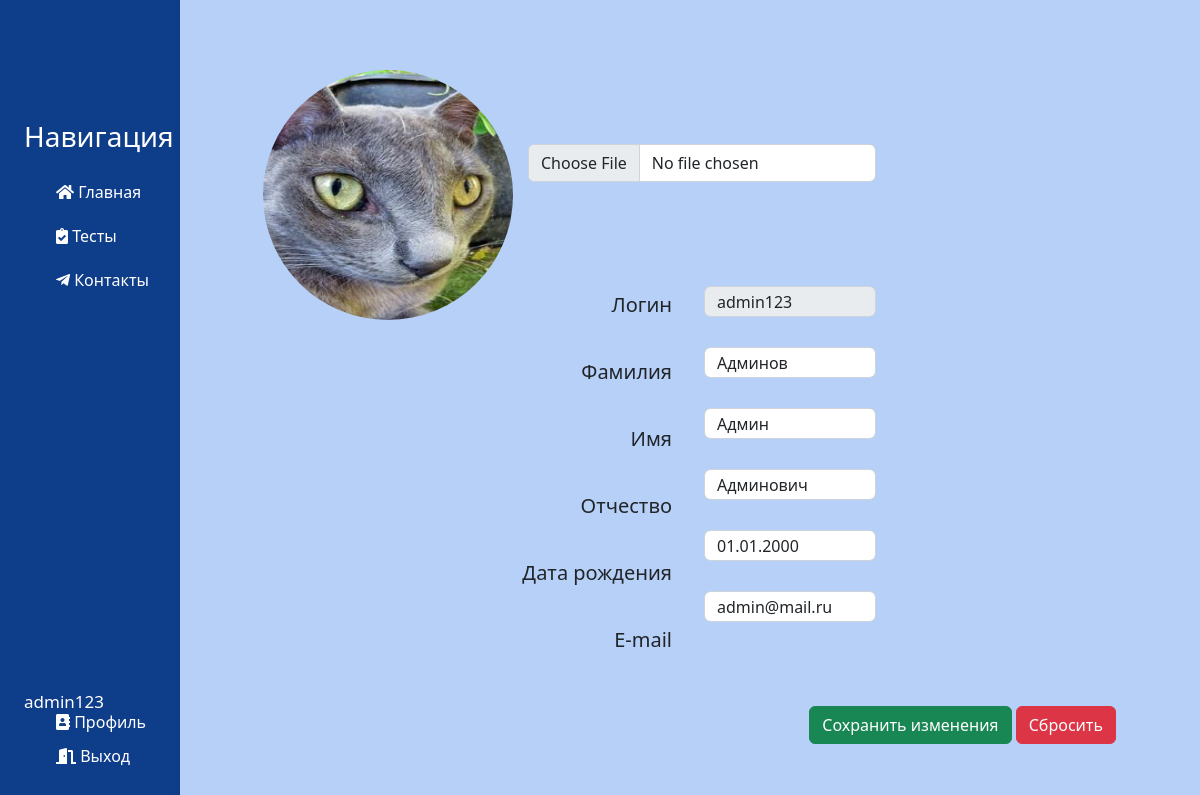
/account/profile-changed (signed in), run on the app's committed database.
### users/models.py (models this page shows)
class CustomUser(AbstractUser):
    surname = models.CharField('Отчество', max_length=25, default='')
    birthday_date = models.DateField('День рождения', null=True)
    creator = models.BooleanField('Составитель тестов', default=False)
    teacher = models.BooleanField('Преподаватель', default=False)

### account/models.py (models this page shows, shortened)
class Account(models.Model):
    user = models.OneToOneField(CustomUser, on_delete=models.CASCADE)
    avatar = models.ImageField(
        default='avatar.jpg',
        upload_to='account_images'
    )
    class Meta:
        verbose_name = 'Профиль'
        verbose_name_plural = 'Профили'

### account/views.py (the view)
# urls.py: path('profile', Account, name='profile'),
@login_required
def profile(request):
    if request.method == 'POST':
        user_form = UpdateUserForm(request.POST, instance=request.user)
        profile_form = UpdateAccountForm(request.POST, request.FILES, instance=request.user.account)
        if user_form.is_valid() and profile_form.is_valid():
            user_form.save()
            profile_form.save()
            messages.success(request, 'Изменения в профиле были сохранены.')
            return redirect('profile')
        if not(user_form.is_valid() and profile_form.is_valid()):
            messages.error(request, 'Введенные данные некорректны!')
    else:
        user_form = UpdateUserForm(instance=request.user)
        profile_form = UpdateAccountForm(instance=request.user.account)
    return render(request, 'account/profile-changed.html', {'user_form': user_form, 'profile_form': profile_form})

### account/forms.py
class UpdateUserForm(forms.ModelForm):
    first_name = forms.CharField(max_length=50, required=True, widget=forms.TextInput(attrs={'class': 'form-control'}))
    last_name = forms.CharField(max_length=50, required=True, widget=forms.TextInput(attrs={'class': 'form-control'}))
    surname = forms.CharField(max_length=50, required=True, widget=forms.TextInput(attrs={'class': 'form-control'}))
    email = forms.EmailField(required=True, widget=forms.TextInput(attrs={'class': 'form-control'}))
    birthday_date = forms.DateField(label='Дата рождения', required=True, widget=forms.DateInput(attrs={'class': 'form-control'}))
    class Meta:
        model = CustomUser
        fields = ['first_name', 'last_name', 'surname', 'email', 'birthday_date']

class UpdateAccountForm(forms.ModelForm):
    avatar = forms.ImageField(widget=forms.FileInput(attrs={'class': 'form-control', 'id': 'inputGroupFile02'}))
    class Meta:
        model = Account
        fields = ['avatar']

### account/templates/account/profile-changed.html (shortened to what this page needs)
{% extends 'main/layout.html' %}
{% block content %}
    {% if user.is_authenticated %}
        <form method="post" enctype="multipart/form-data">
            <div class="features">
                {{ profile_form.avatar }}
                <img class="rounded-circle article-img" src="{{ user.account.avatar.url }}"/>
                <ul>
                    <h5>Логин</h5>
                    <h5>Фамилия</h5>
                    <h5>Имя</h5>
                    <h5>Отчество</h5>
                    <h5>Дата рождения</h5>
                    <h5>E-mail</h5>
                </ul>
                <ol>
                    <input class="form-control" type="text" id="username" name="Имя пользователя" value="{{user.username}}" disabled readonly>
                    {{user_form.last_name}}
                    {{user_form.first_name}}
                    {{user_form.surname}}
                    {{user_form.birthday_date}}
                    {{user_form.email}}
                </ol>
                <div class="button-container">
                    <button type="submit" class="btn btn-success">Сохранить изменения</button>
                    <button type="reset" class="btn btn-danger">Сбросить</button>
                </div>
            </div>
        </form>
    {% endif %}
{% endblock %}

### main/templates/main/layout.html (shortened to what this page needs)
{% load static %}
<!doctype html>
<html lang="ru">
<head>
    <link rel="stylesheet" href="https://cdn.jsdelivr.net/npm/bootstrap@5.2.3/dist/css/bootstrap.min.css">
    <link rel="stylesheet" href="{% static 'main/css/main.css' %}">
    <link rel="stylesheet" href="https://use.fontawesome.com/releases/v5.8.2/css/all.css">
</head>
<body>
    <aside>
        <h3>Навигация</h3>
        <ul>
            <a href="{% url 'homepage' %}"><li><i class="fas fa-home"></i> Главная</li></a>
            <a href="{% url 'tests_home' %}"><li><i class="fas fa-clipboard-check"></i> Тесты</li></a>
            <a href="{% url 'about' %}"><li><i class="fab fa-telegram-plane"></i> Контакты</li></a>
        </ul>
        <h5>{{user}}</h5>
        <ol>
            <a href="{% url 'profile' %}"><li><i class="fas fa-address-book"></i> Профиль</li></a>
            <a href="{% url 'logout' %}"><li><i class="fas fa-door-open"></i> Выход</li></a>
        </ol>
    </aside>
    <main>
        {% block content %}
        {% endblock %}
    </main>
</body>
</html>

### main/static/main/css/main.css (style rules this page uses)
body { background: #b7d0f7; overflow-x: hidden; }
aside { position: fixed; background: #0e3d8a; width: 15%;; padding: 2%; text-decoration: none; height: 100%; color: #fff; border-right: 5px solid #0e3c87; }
aside h3 { position: absolute; top: 15%; font-size: 28px; }
aside h5 { position: absolute; bottom: 10%; font-size: 17px; }
aside ul { list-style: none; position: absolute; top: 20%; }
aside ul li { color: #ffffff; display: block; margin-top: 20px; transition: transform .6s ease; }
aside a { text-decoration: none }
aside ol { list-style: none; position: absolute; bottom: 2%; }
aside ol li { color: #ffffff; display: block; margin-top: 10px; transition: transform .6s ease; }
main .features { float: right; margin-top: 70px; margin-left: 45px; text-align: center; width: 82%; }
main .features img { width: 250px; height: 250px; margin-right: 65%; }
main .features ul { position: absolute; top: 31.2%; left: 40%; text-align: right; width: 16%; height: 40%; }
main .features ul h5 { display: block; margin-top: 43px; }
main .features ol { position: absolute; top: 32%; left: 56%; text-align: center; width: 17%; height: 35%; }
main .features ol input { display: block; margin-top: 30.2px; height: 11%; }
main .features input.form-control#inputGroupFile02 { position: absolute; top: 18%; left: 44%; width: 29%; }
.button-container { position: absolute; bottom: 7%; right: 7%; display: inline-block; }

### data on the page
CustomUser: username "admin123", account.avatar (picture), last_name "Админов", first_name "Админ", surname "Админович", birthday_date "01.01.2000", email "admin@mail.ru"
